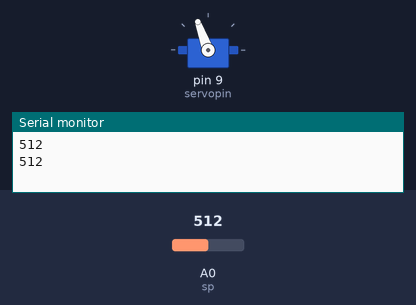
Recording of a sketch running on a simulated Arduino Uno, built with avr-gcc and run on an emulated ATmega328P. Shown: servo, the last lines printed to the serial monitor. Inputs (shaded band) come from the test bench; at power-on: A0 (sp) = 512.

Above: at 2.9 s.
3.0 s: A0 (sp) set to 489
At 4.1 s:
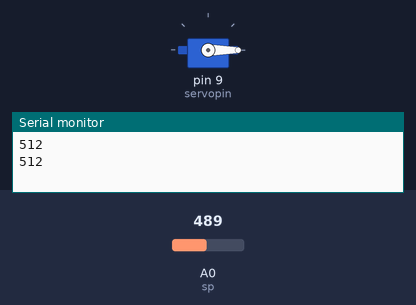
5.8 s: A0 (sp) set to 510
At 6.7 s:
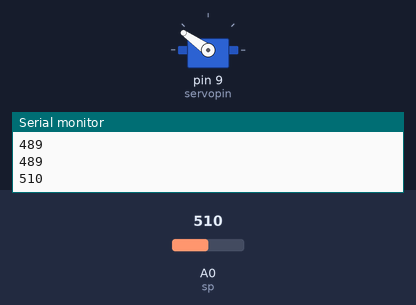
9.8 s: A0 (sp) set to 490
At 10.8 s:
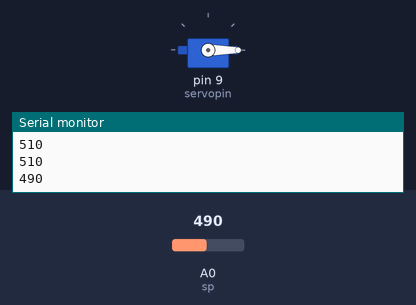
12.6 s: A0 (sp) set to 511
At 14.48 s:
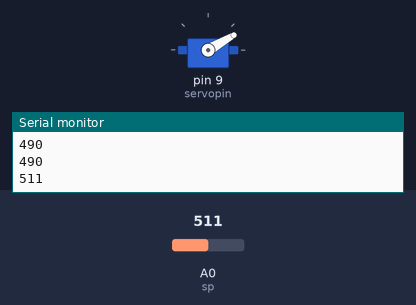
Timing chart, 0 to 64.5 s (numbered marks = the images above; inputs shaded):
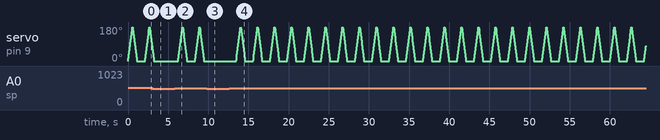

Measured:
- the behaviour switches between 501 and 500 on A0 (sp) (found by bisection; images 0 and 1)
- after the input at 3.0 s, servo on pin 9 (servopin): goes on until 3.2 s, then stays 0°
- after the input at 9.8 s, servo on pin 9 (servopin): stops changing and stays 0°

The sketch:

moisture.ino
```cpp
#include<Servo.h>

Servo myservo;
int pos = 0;
int sp = A0;
int sv = 0;
int servopin = 9;
void setup(){
  myservo.attach(servopin);
  Serial.begin(9600);
}
void loop(){
  sv = analogRead(sp);
  Serial.print(sv);
  Serial.print("\n");
  if (sv>500){
   for ( int i=0 ; i<=180 ; i+=5){
      myservo.write(i);
      delay(15);
    }
  for (pos = 180 ; pos>=0 ; pos-=5){
   myservo.write(pos);
   delay(15);
   }
 }
delay(1000);
}
```
